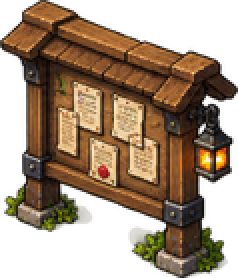
#> input picture assets/baukasten/objekte/auftragsbrett.png, 119 x 139 px (shown 2 times larger); its folder holds only this picture in this run
$ python hinten_zuschneiden.py ../assets/baukasten/objekte/auftragsbrett.png
#> lines starting #> are read from the running program, lines starting #| are printed output that depends on the picture; after the words box and inside, x2 and y2 are one past the last pixel; in counts of white or black regions, pixels touching at a corner belong together
"""Schneidet ein Blatt mit Gebäuden VON HINTEN (GRAFIK_AUFTRAG.md Teil J) in einzelne Bilder.

Jedes Teil wird auf die Breite seiner Vorderansicht (assets/baukasten/objekte/<teil>.png) gebracht, damit es
genauso groß ist. Mit „:m“ hinter dem Namen nimmt es den Mittelwert aus Breite und Höhe (für Teile, deren
Vorderansicht durch Schilder oder Vordächer breiter ist). Der Fuß (Mitte der Grundfläche) wird aus der Vorderansicht
übernommen und waagrecht gespiegelt. Schreibt bild_hinten, fuss_hinten und lichter_hinten (leer, wenn nicht anders
angegeben) nach data/baukasten_teile.json.

Aufruf: python tools/hinten_zuschneiden.py [--abstand N] <blatt.png> <teil>[:m]=<x>,<y> ...
  --abstand: wie weit Teilstücke zusammengefasst werden (Bildpunkte, Standard 6; kleiner, wenn Teile eng stehen).
  x,y: ungefährer Punkt im Blatt, der im Teil liegt.
Danach: Bilder importieren, tools/web_bilder.py, Foto tests/haeuser_hinten_foto.tscn ansehen.
"""
import json
import sys
from pathlib import Path

import numpy as np
from PIL import Image
from scipy import ndimage

WURZEL = Path(__file__).resolve().parent.parent
OBJEKTE = WURZEL / "assets" / "baukasten" / "objekte"
DATEN = WURZEL / "data" / "baukasten_teile.json"


def freistellen(blatt: Image.Image) -> Image.Image:
	"""Gemaltes Karomuster oder Weiß am Rand durchsichtig machen, falls das Blatt keinen echten durchsichtigen Grund hat."""
	a = np.array(blatt.convert("RGBA")).astype(int)
	if (a[:, :, 3] == 0).mean() > 0.2:
		return blatt.convert("RGBA")
	rgb = a[:, :, :3]
	mn = rgb.min(axis=2)
	hell = (mn >= 232) & ((rgb.max(axis=2) - mn) <= 10)
	lab, n = ndimage.label(hell)
	rand = set(np.unique(np.concatenate([lab[0], lab[-1], lab[:, 0], lab[:, -1]]))) - {0}
	# Eingeschlossene Reste (z. B. zwischen Blättern): helle Flächen mit Karomuster (zwei Grautöne gemischt)
	groesse = ndimage.sum(hell, lab, range(1, n + 1))
	grau = ndimage.mean((mn >= 243) & (mn <= 250), lab, range(1, n + 1))
	weiss = ndimage.mean(mn >= 252, lab, range(1, n + 1))
	karo = {i + 1 for i in range(n) if groesse[i] >= 10 and grau[i] > 0.15 and weiss[i] > 0.15}
	bg = np.isin(lab, list(rand | karo))
	for _ in range(2):
		bg |= ndimage.binary_dilation(bg) & ~bg & (mn >= 200) & ((rgb.max(axis=2) - mn) <= 25)
	a[:, :, 3] = np.where(bg, 0, 255)
	return Image.fromarray(a.astype(np.uint8), "RGBA")


def main() -> None:
	args = sys.argv[1:]
	abstand = 6
	if args[0] == "--abstand":
		abstand = int(args[1])
		args = args[2:]
	blatt = freistellen(Image.open(args[0]))
#> in freistellen, returned value is the input picture: PIL image 119x139 RGBA; mean R, G, B, A 69.1, 49.5, 29.7, 153.1
	alpha = np.array(blatt)[:, :, 3] > 20
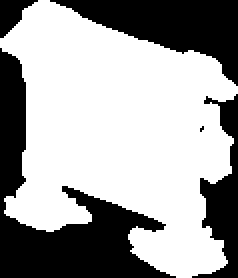
#> alpha: shape (139, 119) bool (shown 2 times larger); 63.3% white; 5 black regions (1 under 20 px), largest, box (x1, y1, x2, y2) and area: (0, 24, 88, 139) 3145, (25, 0, 119, 43) 1820, (96, 47, 119, 139) 912, (0, 0, 19, 19) 187
	lab, n = ndimage.label(ndimage.binary_dilation(alpha, iterations=abstand))
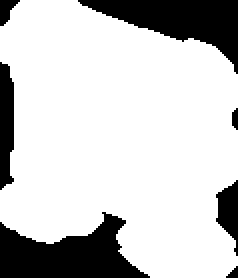
#> lab: shape (139, 119) int32 (shown 2 times larger); values 0 (black) and 1 (white), 79% white; 7 black regions, largest, box (x1, y1, x2, y2) and area: (0, 106, 75, 139) 1450, (39, 0, 119, 37) 1273, (0, 31, 7, 95) 383
#> n = 1
	stuecke = ndimage.find_objects(lab)
#> stuecke = 1 item
	groesse = ndimage.sum(alpha, lab, range(1, n + 1))
#> groesse = [10473]
#> (the run stopped early here; a loop or call above may not have finished)

$ run again, on assets/baukasten/objekte/busch_bluete.png
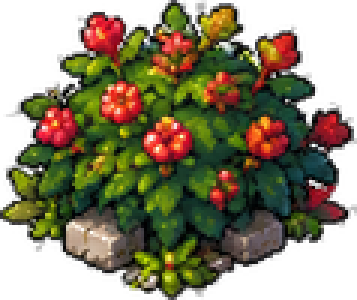
#> input picture assets/baukasten/objekte/busch_bluete.png, 119 x 100 px (shown 3 times larger)
#> in freistellen, returned value is the input picture: PIL image 119x100 RGBA; mean R, G, B, A 59.1, 52.9, 29.2, 167.4
#> in main, `alpha = np.array(blatt)[:, :, 3] > 20`:
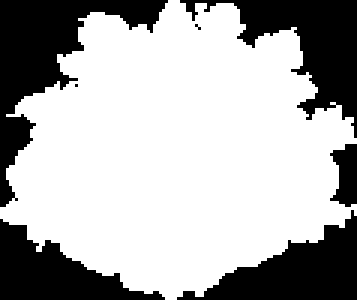
#> alpha: shape (100, 119) bool (shown 3 times larger); 68.3% white; 7 black regions (2 under 20 px), largest, box (x1, y1, x2, y2) and area: (0, 0, 56, 69) 1153, (60, 0, 119, 46) 949, (59, 70, 119, 100) 828, (0, 73, 55, 100) 699, (110, 48, 119, 69) 135
#> in main, `lab, n = ndimage.label(ndimage.binary_dilation(alpha, iterations=absta..`:
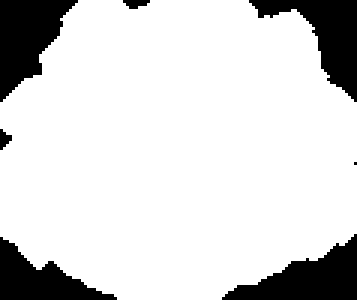
#> lab: shape (100, 119) int32 (shown 3 times larger); values 0 (black) and 1 (white), 84% white; 7 black regions (3 under 20 px), largest, box (x1, y1, x2, y2) and area: (0, 0, 26, 34) 504, (74, 78, 119, 100) 493, (83, 0, 119, 34) 482, (0, 79, 39, 100) 384
#> n = 1
#> stuecke = 1 item
#> groesse = [8133]
